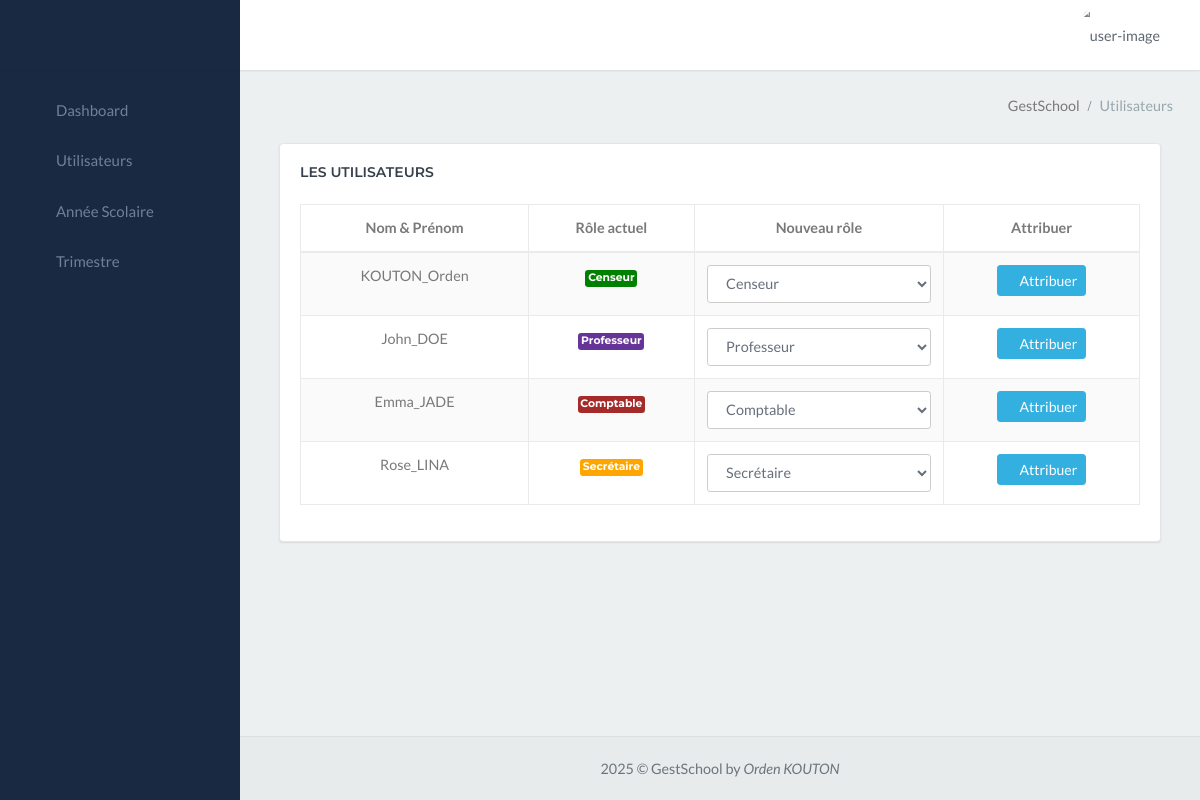
The app's page /gestschool_app/personnel/, older data.
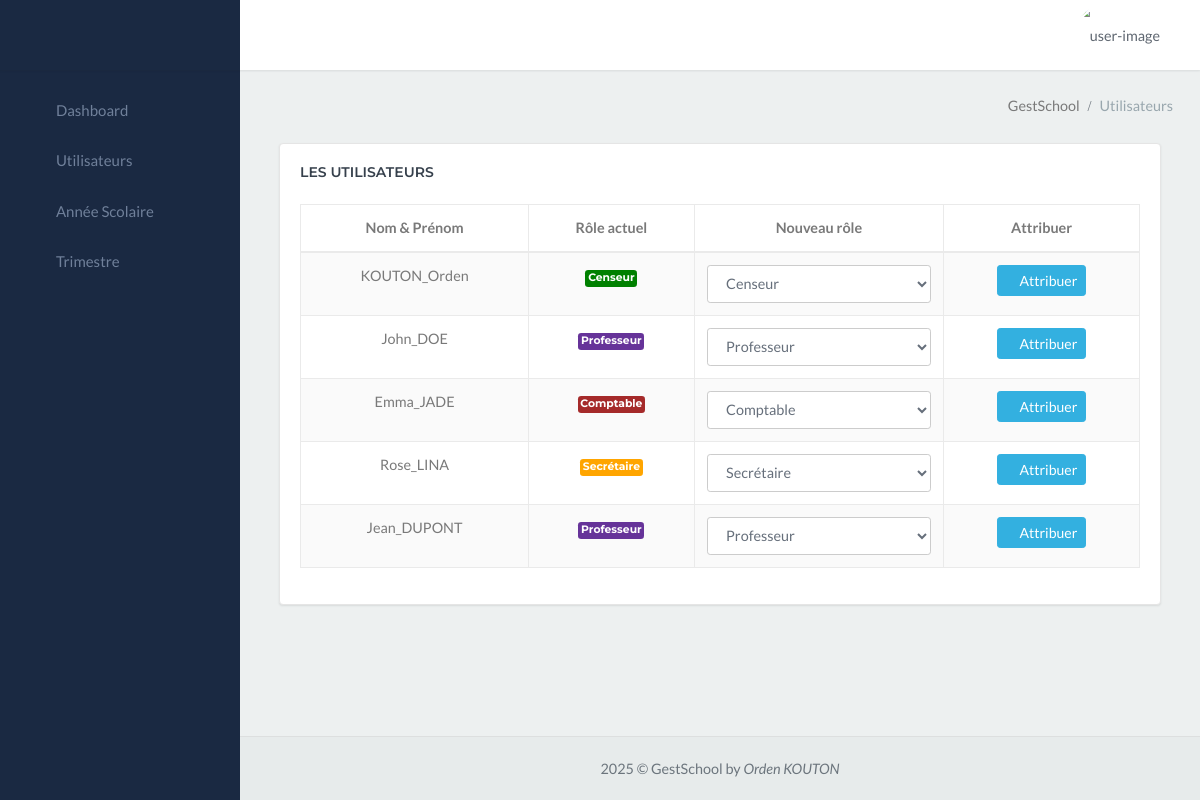
The same page, newer data.
### gestschool_app/models.py (models this page shows, shortened)
class CustomUser(AbstractUser):
    ROLE_CHOICES = (
        ('Choississez un rôle', 'Choississez un rôle'),
        ('Censeur', 'Censeur'),
        ('Surveillant', 'Surveillant'),
        ('Secrétaire', 'Secrétaire'),
        ('Professeur', 'Professeur'),
        ('Comptable', 'Comptable'),
        ('superadmin', 'superadmin'),
    )
    role = models.CharField(max_length=20, choices=ROLE_CHOICES, default='Personnel')
    groups = models.ManyToManyField(
        'auth.Group',
        verbose_name='groups',
        blank=True,
        help_text='The groups this user belongs to. A user will get all permissions granted to each of their groups.',
        related_name="customuser_set",  # Ajout de related_name
        related_query_name="user",
    )
    user_permissions = models.ManyToManyField(
        'auth.Permission',
        verbose_name='user permissions',
        blank=True,
        help_text='Specific permissions for this user.',
        related_name="customuser_permissions_set", # Ajout de related_name
        related_query_name="user",
    )

### gestschool_app/views.py (the view)
# urls.py: path('personnel/', views.personnel, name='personnel'),
def personnel(request):
    personnels = CustomUser.objects.exclude(role="Superadmin")
    return render(request, 'personnel.html', {'personnels': personnels})

### gestschool_app/templates/personnel.html (shortened to what the changed rows need)
{% extends "menu.html" %}
{% block content %}
<div class="content-page">
    <div class="content">
        <div class="container-fluid">
            <div class="container-fluid">
                <div class="row">
                    <div class="col-lg-12">
                        <div class="card">
                            <div class="card-body">
                                <div class="table-responsive">
                                    <table id="datatable-buttons"
                                    class="table table-striped table-bordered dt-responsive nowrap"
                                    style="border-collapse: collapse; border-spacing: 0; width: 100%;">
                                        <thead>
                                            <tr>
                                                <th style="text-align: center;">Nom & Prénom</th>
                                                <th style="text-align: center;">Rôle actuel</th>
                                                <th style="text-align: center;">Nouveau rôle</th>
                                                <th style="text-align: center;">Attribuer</th>
                                            </tr>
                                        </thead>
                                        <tbody style="text-align: center;">
                                            {% for personnel in personnels %}
                                                <tr>
                                                    <td>{{ personnel.username }}</td>
                                                    <td>
                                                        {% if personnel.role == "Censeur" %}
                                                            <span class="badge" style="background-color: green; padding: 2%;">{{ personnel.role }}</span>
                                                        {% elif personnel.role == "Aucun" %}
                                                            <span class="badge" style="background-color: red; padding: 2%;">{{ personnel.role }}</span>
                                                        {% elif personnel.role == "Professeur" %}
                                                            <span class="badge" style="background-color: rebeccapurple; padding: 2%;">{{ personnel.role }}</span>
                                                        {% elif personnel.role == "Surveillant" %}
                                                            <span class="badge" style="background-color: blue; padding: 2%;">{{ personnel.role }}</span>
                                                        {% elif personnel.role == "Personnel" %}
                                                            <span class="badge" style="background-color: rgb(72, 71, 71); padding: 2%;">{{ personnel.role }}</span>
                                                        {% elif personnel.role == "Secrétaire" %}
                                                            <span class="badge" style="background-color: orange; padding: 2%;">{{ personnel.role }}</span>
                                                        {% elif personnel.role == "Comptable" %}
                                                            <span class="badge" style="background-color: brown; padding: 2%;">{{ personnel.role }}</span>
                                                        {% endif %}
                                                    </td>
                                                    <td>
                                                        <form method="POST" action="{% url 'modifier_role' %}">
                                                            <select class="form-control" name="role">
                                                                <option value="Censeur" {% if personnel.role == "Censeur" %}selected{% endif %}>Censeur</option>
                                                                <option value="Professeur" {% if personnel.role == "Professeur" %}selected{% endif %}>Professeur</option>
                                                                <option value="Secrétaire" {% if personnel.role == "Secrétaire" %}selected{% endif %}>Secrétaire</option>
                                                                <option value="Comptable" {% if personnel.role == "Comptable" %}selected{% endif %}>Comptable</option>
                                                            </select>
                                                            <td>
                                                                <button type="submit" class="btn btn-info btn-sm">
                                                                    <em class="ion ion-ios-checkmark-circle"></em> Attribuer
                                                                </button>
                                                            </td>
                                                        </form>
                                                    </td>
                                                </tr>
                                            {% empty %}
                                                <tr>
                                                    <td colspan="5" style="text-align: center; color: red; font-style: italic;">Aucune personnel enregistré</td>
                                                </tr>
                                            {% endfor %}
                                        </tbody>
                                    </table>
                                </div>
                            </div>
                        </div>
                    </div>
                </div>
            </div>
        </div>
    </div>
</div>
{% endblock %}

Row changes from the older to the newer data that the page shows:
added CustomUser: username "Jean_DUPONT", role "Professeur"
